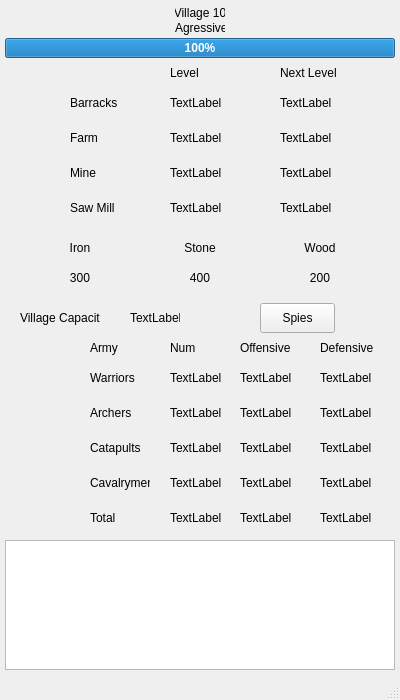
<?xml version="1.0" encoding="UTF-8"?>
<ui version="4.0">
 <class>MainWindow</class>
 <widget class="QMainWindow" name="MainWindow">
  <property name="geometry">
   <rect>
    <x>0</x>
    <y>0</y>
    <width>400</width>
    <height>700</height>
   </rect>
  </property>
  <property name="windowTitle">
   <string>MainWindow</string>
  </property>
  <widget class="QWidget" name="centralwidget">
   <widget class="QLabel" name="VillageName">
    <property name="geometry">
     <rect>
      <x>175</x>
      <y>5</y>
      <width>50</width>
      <height>15</height>
     </rect>
    </property>
    <property name="text">
     <string>Village 10</string>
    </property>
    <property name="alignment">
     <set>Qt::AlignCenter</set>
    </property>
   </widget>
   <widget class="QLabel" name="VillageType">
    <property name="geometry">
     <rect>
      <x>175</x>
      <y>20</y>
      <width>50</width>
      <height>15</height>
     </rect>
    </property>
    <property name="text">
     <string>Agressive</string>
    </property>
   </widget>
   <widget class="QProgressBar" name="HealthBar">
    <property name="geometry">
     <rect>
      <x>5</x>
      <y>38</y>
      <width>390</width>
      <height>20</height>
     </rect>
    </property>
    <property name="font">
     <font>
      <weight>75</weight>
      <bold>true</bold>
      <underline>false</underline>
      <stylestrategy>PreferDefault</stylestrategy>
      <kerning>true</kerning>
     </font>
    </property>
    <property name="layoutDirection">
     <enum>Qt::LeftToRight</enum>
    </property>
    <property name="autoFillBackground">
     <bool>false</bool>
    </property>
    <property name="value">
     <number>100</number>
    </property>
    <property name="invertedAppearance">
     <bool>false</bool>
    </property>
   </widget>
   <widget class="QLabel" name="BarracksIcon">
    <property name="geometry">
     <rect>
      <x>10</x>
      <y>85</y>
      <width>35</width>
      <height>35</height>
     </rect>
    </property>
    <property name="text">
     <string/>
    </property>
    <property name="pixmap">
     <pixmap>ui_icons/Fort_%28Civ6%29.png</pixmap>
    </property>
    <property name="scaledContents">
     <bool>true</bool>
    </property>
    <property name="alignment">
     <set>Qt::AlignCenter</set>
    </property>
   </widget>
   <widget class="QLabel" name="BuldingLevel">
    <property name="geometry">
     <rect>
      <x>170</x>
      <y>65</y>
      <width>60</width>
      <height>15</height>
     </rect>
    </property>
    <property name="text">
     <string>Level</string>
    </property>
   </widget>
   <widget class="QLabel" name="BuldingNextLevel">
    <property name="geometry">
     <rect>
      <x>280</x>
      <y>65</y>
      <width>60</width>
      <height>15</height>
     </rect>
    </property>
    <property name="text">
     <string>Next Level</string>
    </property>
   </widget>
   <widget class="QLabel" name="Barracks">
    <property name="geometry">
     <rect>
      <x>70</x>
      <y>95</y>
      <width>60</width>
      <height>15</height>
     </rect>
    </property>
    <property name="text">
     <string>Barracks</string>
    </property>
   </widget>
   <widget class="QLabel" name="BarracksLevel">
    <property name="geometry">
     <rect>
      <x>170</x>
      <y>95</y>
      <width>60</width>
      <height>15</height>
     </rect>
    </property>
    <property name="text">
     <string>TextLabel</string>
    </property>
   </widget>
   <widget class="QLabel" name="BarracksNextLevel">
    <property name="geometry">
     <rect>
      <x>280</x>
      <y>95</y>
      <width>60</width>
      <height>15</height>
     </rect>
    </property>
    <property name="text">
     <string>TextLabel</string>
    </property>
   </widget>
   <widget class="QLabel" name="FarmIcon">
    <property name="geometry">
     <rect>
      <x>10</x>
      <y>120</y>
      <width>35</width>
      <height>35</height>
     </rect>
    </property>
    <property name="text">
     <string/>
    </property>
    <property name="pixmap">
     <pixmap>ui_icons/Farm_%28Civ6%29.png</pixmap>
    </property>
    <property name="scaledContents">
     <bool>true</bool>
    </property>
   </widget>
   <widget class="QLabel" name="Farm">
    <property name="geometry">
     <rect>
      <x>70</x>
      <y>130</y>
      <width>60</width>
      <height>15</height>
     </rect>
    </property>
    <property name="text">
     <string>Farm</string>
    </property>
   </widget>
   <widget class="QLabel" name="FarmLevel">
    <property name="geometry">
     <rect>
      <x>170</x>
      <y>130</y>
      <width>60</width>
      <height>15</height>
     </rect>
    </property>
    <property name="text">
     <string>TextLabel</string>
    </property>
   </widget>
   <widget class="QLabel" name="FarmNextLevel">
    <property name="geometry">
     <rect>
      <x>280</x>
      <y>130</y>
      <width>60</width>
      <height>15</height>
     </rect>
    </property>
    <property name="text">
     <string>TextLabel</string>
    </property>
   </widget>
   <widget class="QLabel" name="MineIcon">
    <property name="geometry">
     <rect>
      <x>10</x>
      <y>155</y>
      <width>35</width>
      <height>35</height>
     </rect>
    </property>
    <property name="text">
     <string/>
    </property>
    <property name="pixmap">
     <pixmap>ui_icons/Mine_%28Civ6%29.png</pixmap>
    </property>
    <property name="scaledContents">
     <bool>true</bool>
    </property>
   </widget>
   <widget class="QLabel" name="Mine">
    <property name="geometry">
     <rect>
      <x>70</x>
      <y>165</y>
      <width>60</width>
      <height>15</height>
     </rect>
    </property>
    <property name="text">
     <string>Mine</string>
    </property>
   </widget>
   <widget class="QLabel" name="MineLevel">
    <property name="geometry">
     <rect>
      <x>170</x>
      <y>165</y>
      <width>60</width>
      <height>15</height>
     </rect>
    </property>
    <property name="text">
     <string>TextLabel</string>
    </property>
   </widget>
   <widget class="QLabel" name="MineNextLevel">
    <property name="geometry">
     <rect>
      <x>280</x>
      <y>165</y>
      <width>60</width>
      <height>15</height>
     </rect>
    </property>
    <property name="text">
     <string>TextLabel</string>
    </property>
   </widget>
   <widget class="QLabel" name="Iron">
    <property name="geometry">
     <rect>
      <x>50</x>
      <y>240</y>
      <width>60</width>
      <height>15</height>
     </rect>
    </property>
    <property name="text">
     <string>Iron</string>
    </property>
    <property name="alignment">
     <set>Qt::AlignCenter</set>
    </property>
   </widget>
   <widget class="QLabel" name="IronValue">
    <property name="geometry">
     <rect>
      <x>50</x>
      <y>270</y>
      <width>60</width>
      <height>15</height>
     </rect>
    </property>
    <property name="text">
     <string>300</string>
    </property>
    <property name="alignment">
     <set>Qt::AlignCenter</set>
    </property>
   </widget>
   <widget class="QLabel" name="Stone">
    <property name="geometry">
     <rect>
      <x>170</x>
      <y>240</y>
      <width>60</width>
      <height>15</height>
     </rect>
    </property>
    <property name="text">
     <string>Stone</string>
    </property>
    <property name="alignment">
     <set>Qt::AlignCenter</set>
    </property>
   </widget>
   <widget class="QLabel" name="StoneValue">
    <property name="geometry">
     <rect>
      <x>170</x>
      <y>270</y>
      <width>60</width>
      <height>15</height>
     </rect>
    </property>
    <property name="text">
     <string>400</string>
    </property>
    <property name="alignment">
     <set>Qt::AlignCenter</set>
    </property>
   </widget>
   <widget class="QLabel" name="Wood">
    <property name="geometry">
     <rect>
      <x>290</x>
      <y>240</y>
      <width>60</width>
      <height>15</height>
     </rect>
    </property>
    <property name="text">
     <string>Wood</string>
    </property>
    <property name="alignment">
     <set>Qt::AlignCenter</set>
    </property>
   </widget>
   <widget class="QLabel" name="WoodValue">
    <property name="geometry">
     <rect>
      <x>290</x>
      <y>270</y>
      <width>60</width>
      <height>15</height>
     </rect>
    </property>
    <property name="text">
     <string>200</string>
    </property>
    <property name="alignment">
     <set>Qt::AlignCenter</set>
    </property>
   </widget>
   <widget class="QLabel" name="Army">
    <property name="geometry">
     <rect>
      <x>90</x>
      <y>340</y>
      <width>60</width>
      <height>15</height>
     </rect>
    </property>
    <property name="text">
     <string>Army</string>
    </property>
    <property name="alignment">
     <set>Qt::AlignLeading|Qt::AlignLeft|Qt::AlignVCenter</set>
    </property>
   </widget>
   <widget class="QLabel" name="Warriors">
    <property name="geometry">
     <rect>
      <x>90</x>
      <y>370</y>
      <width>60</width>
      <height>15</height>
     </rect>
    </property>
    <property name="text">
     <string>Warriors</string>
    </property>
   </widget>
   <widget class="QLabel" name="Archers">
    <property name="geometry">
     <rect>
      <x>90</x>
      <y>405</y>
      <width>60</width>
      <height>15</height>
     </rect>
    </property>
    <property name="text">
     <string>Archers</string>
    </property>
   </widget>
   <widget class="QLabel" name="Catapults">
    <property name="geometry">
     <rect>
      <x>90</x>
      <y>440</y>
      <width>60</width>
      <height>15</height>
     </rect>
    </property>
    <property name="text">
     <string>Catapults</string>
    </property>
   </widget>
   <widget class="QLabel" name="Cavalrymen">
    <property name="geometry">
     <rect>
      <x>90</x>
      <y>475</y>
      <width>60</width>
      <height>15</height>
     </rect>
    </property>
    <property name="text">
     <string>Cavalrymen</string>
    </property>
   </widget>
   <widget class="QLabel" name="TotalArmy">
    <property name="geometry">
     <rect>
      <x>90</x>
      <y>510</y>
      <width>60</width>
      <height>15</height>
     </rect>
    </property>
    <property name="text">
     <string>Total</string>
    </property>
   </widget>
   <widget class="QLabel" name="NumSoldiers">
    <property name="geometry">
     <rect>
      <x>170</x>
      <y>340</y>
      <width>60</width>
      <height>15</height>
     </rect>
    </property>
    <property name="text">
     <string>Num</string>
    </property>
   </widget>
   <widget class="QLabel" name="Offensive">
    <property name="geometry">
     <rect>
      <x>240</x>
      <y>340</y>
      <width>60</width>
      <height>15</height>
     </rect>
    </property>
    <property name="text">
     <string>Offensive</string>
    </property>
   </widget>
   <widget class="QLabel" name="Defensive">
    <property name="geometry">
     <rect>
      <x>320</x>
      <y>340</y>
      <width>60</width>
      <height>15</height>
     </rect>
    </property>
    <property name="text">
     <string>Defensive</string>
    </property>
   </widget>
   <widget class="QTextBrowser" name="Log">
    <property name="geometry">
     <rect>
      <x>5</x>
      <y>540</y>
      <width>390</width>
      <height>130</height>
     </rect>
    </property>
   </widget>
   <widget class="QLabel" name="WarriorsNum">
    <property name="geometry">
     <rect>
      <x>170</x>
      <y>370</y>
      <width>60</width>
      <height>15</height>
     </rect>
    </property>
    <property name="text">
     <string>TextLabel</string>
    </property>
   </widget>
   <widget class="QLabel" name="ArchersNum">
    <property name="geometry">
     <rect>
      <x>170</x>
      <y>405</y>
      <width>60</width>
      <height>15</height>
     </rect>
    </property>
    <property name="text">
     <string>TextLabel</string>
    </property>
   </widget>
   <widget class="QLabel" name="CatapultsNum">
    <property name="geometry">
     <rect>
      <x>170</x>
      <y>440</y>
      <width>60</width>
      <height>15</height>
     </rect>
    </property>
    <property name="text">
     <string>TextLabel</string>
    </property>
   </widget>
   <widget class="QLabel" name="CavalrymenNum">
    <property name="geometry">
     <rect>
      <x>170</x>
      <y>475</y>
      <width>60</width>
      <height>15</height>
     </rect>
    </property>
    <property name="text">
     <string>TextLabel</string>
    </property>
   </widget>
   <widget class="QLabel" name="TotalNum">
    <property name="geometry">
     <rect>
      <x>170</x>
      <y>510</y>
      <width>60</width>
      <height>15</height>
     </rect>
    </property>
    <property name="text">
     <string>TextLabel</string>
    </property>
   </widget>
   <widget class="QLabel" name="WarriorsOffensive">
    <property name="geometry">
     <rect>
      <x>240</x>
      <y>370</y>
      <width>60</width>
      <height>15</height>
     </rect>
    </property>
    <property name="text">
     <string>TextLabel</string>
    </property>
   </widget>
   <widget class="QLabel" name="ArchersOffensive">
    <property name="geometry">
     <rect>
      <x>240</x>
      <y>405</y>
      <width>60</width>
      <height>15</height>
     </rect>
    </property>
    <property name="text">
     <string>TextLabel</string>
    </property>
   </widget>
   <widget class="QLabel" name="CatapultsOffensive">
    <property name="geometry">
     <rect>
      <x>240</x>
      <y>440</y>
      <width>60</width>
      <height>15</height>
     </rect>
    </property>
    <property name="text">
     <string>TextLabel</string>
    </property>
   </widget>
   <widget class="QLabel" name="CavalrymenOffensive">
    <property name="geometry">
     <rect>
      <x>240</x>
      <y>475</y>
      <width>60</width>
      <height>15</height>
     </rect>
    </property>
    <property name="text">
     <string>TextLabel</string>
    </property>
   </widget>
   <widget class="QLabel" name="TotalOffensive">
    <property name="geometry">
     <rect>
      <x>240</x>
      <y>510</y>
      <width>60</width>
      <height>15</height>
     </rect>
    </property>
    <property name="text">
     <string>TextLabel</string>
    </property>
   </widget>
   <widget class="QLabel" name="WarriorsDefensive">
    <property name="geometry">
     <rect>
      <x>320</x>
      <y>370</y>
      <width>60</width>
      <height>15</height>
     </rect>
    </property>
    <property name="text">
     <string>TextLabel</string>
    </property>
   </widget>
   <widget class="QLabel" name="ArchersDefensive">
    <property name="geometry">
     <rect>
      <x>320</x>
      <y>405</y>
      <width>60</width>
      <height>15</height>
     </rect>
    </property>
    <property name="text">
     <string>TextLabel</string>
    </property>
   </widget>
   <widget class="QLabel" name="CatapultsDefensive">
    <property name="geometry">
     <rect>
      <x>320</x>
      <y>440</y>
      <width>60</width>
      <height>15</height>
     </rect>
    </property>
    <property name="text">
     <string>TextLabel</string>
    </property>
   </widget>
   <widget class="QLabel" name="CavalrymenDefensive">
    <property name="geometry">
     <rect>
      <x>320</x>
      <y>475</y>
      <width>60</width>
      <height>15</height>
     </rect>
    </property>
    <property name="text">
     <string>TextLabel</string>
    </property>
   </widget>
   <widget class="QLabel" name="TotalDefensive">
    <property name="geometry">
     <rect>
      <x>320</x>
      <y>510</y>
      <width>60</width>
      <height>15</height>
     </rect>
    </property>
    <property name="text">
     <string>TextLabel</string>
    </property>
   </widget>
   <widget class="QLabel" name="CavalrymenIcon">
    <property name="geometry">
     <rect>
      <x>20</x>
      <y>465</y>
      <width>35</width>
      <height>35</height>
     </rect>
    </property>
    <property name="text">
     <string/>
    </property>
    <property name="pixmap">
     <pixmap>ui_icons/Horseman_icon_%28Civ6%29.png</pixmap>
    </property>
    <property name="scaledContents">
     <bool>true</bool>
    </property>
   </widget>
   <widget class="QLabel" name="CatapultsIcon">
    <property name="geometry">
     <rect>
      <x>20</x>
      <y>430</y>
      <width>35</width>
      <height>35</height>
     </rect>
    </property>
    <property name="text">
     <string/>
    </property>
    <property name="pixmap">
     <pixmap>ui_icons/Catapult_icon_%28Civ6%29.png</pixmap>
    </property>
    <property name="scaledContents">
     <bool>true</bool>
    </property>
   </widget>
   <widget class="QLabel" name="ArchersIcon">
    <property name="geometry">
     <rect>
      <x>20</x>
      <y>395</y>
      <width>35</width>
      <height>35</height>
     </rect>
    </property>
    <property name="text">
     <string/>
    </property>
    <property name="pixmap">
     <pixmap>ui_icons/Archer_icon_%28Civ6%29.png</pixmap>
    </property>
    <property name="scaledContents">
     <bool>true</bool>
    </property>
   </widget>
   <widget class="QLabel" name="WarriorsIcon">
    <property name="geometry">
     <rect>
      <x>20</x>
      <y>360</y>
      <width>35</width>
      <height>35</height>
     </rect>
    </property>
    <property name="text">
     <string/>
    </property>
    <property name="pixmap">
     <pixmap>ui_icons/Warrior_icon_%28Civ6%29.png</pixmap>
    </property>
    <property name="scaledContents">
     <bool>true</bool>
    </property>
   </widget>
   <widget class="QLabel" name="SawmillIcon">
    <property name="geometry">
     <rect>
      <x>10</x>
      <y>190</y>
      <width>35</width>
      <height>35</height>
     </rect>
    </property>
    <property name="text">
     <string/>
    </property>
    <property name="pixmap">
     <pixmap>ui_icons/Lumber_Mill_%28Civ6%29.png</pixmap>
    </property>
    <property name="scaledContents">
     <bool>true</bool>
    </property>
   </widget>
   <widget class="QLabel" name="Sawmill">
    <property name="geometry">
     <rect>
      <x>70</x>
      <y>200</y>
      <width>60</width>
      <height>15</height>
     </rect>
    </property>
    <property name="text">
     <string>Saw Mill</string>
    </property>
   </widget>
   <widget class="QLabel" name="SawmilLevel">
    <property name="geometry">
     <rect>
      <x>170</x>
      <y>200</y>
      <width>60</width>
      <height>15</height>
     </rect>
    </property>
    <property name="text">
     <string>TextLabel</string>
    </property>
   </widget>
   <widget class="QLabel" name="SawmillNextLevel">
    <property name="geometry">
     <rect>
      <x>280</x>
      <y>200</y>
      <width>60</width>
      <height>15</height>
     </rect>
    </property>
    <property name="text">
     <string>TextLabel</string>
    </property>
   </widget>
   <widget class="QPushButton" name="SpyButton">
    <property name="geometry">
     <rect>
      <x>260</x>
      <y>303</y>
      <width>75</width>
      <height>30</height>
     </rect>
    </property>
    <property name="text">
     <string>Spies</string>
    </property>
   </widget>
   <widget class="QLabel" name="VillageCapacity">
    <property name="geometry">
     <rect>
      <x>20</x>
      <y>310</y>
      <width>80</width>
      <height>15</height>
     </rect>
    </property>
    <property name="text">
     <string>Village Capacity:</string>
    </property>
   </widget>
   <widget class="QLabel" name="VillageCapacityValue">
    <property name="geometry">
     <rect>
      <x>130</x>
      <y>310</y>
      <width>50</width>
      <height>15</height>
     </rect>
    </property>
    <property name="text">
     <string>TextLabel</string>
    </property>
   </widget>
  </widget>
  <widget class="QStatusBar" name="statusbar"/>
 </widget>
 <resources/>
 <connections/>
</ui>
